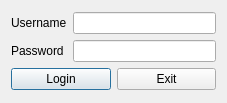
<?xml version="1.0" encoding="UTF-8"?>
<ui version="4.0">
 <class>login_dlg</class>
 <widget class="QDialog" name="login_dlg">
  <property name="geometry">
   <rect>
    <x>0</x>
    <y>0</y>
    <width>227</width>
    <height>103</height>
   </rect>
  </property>
  <property name="windowTitle">
   <string>Dialog</string>
  </property>
  <layout class="QVBoxLayout" name="verticalLayout_2">
   <item>
    <layout class="QVBoxLayout" name="verticalLayout">
     <item>
      <layout class="QGridLayout" name="gridLayout">
       <item row="0" column="0">
        <widget class="QLabel" name="username_lbl">
         <property name="text">
          <string>Username</string>
         </property>
        </widget>
       </item>
       <item row="0" column="1">
        <widget class="QLineEdit" name="username_line"/>
       </item>
       <item row="1" column="0">
        <widget class="QLabel" name="password_lbl">
         <property name="text">
          <string>Password</string>
         </property>
        </widget>
       </item>
       <item row="1" column="1">
        <widget class="QLineEdit" name="password_line"/>
       </item>
      </layout>
     </item>
     <item>
      <layout class="QHBoxLayout" name="horizontalLayout">
       <item>
        <widget class="QPushButton" name="login_btn">
         <property name="text">
          <string>Login</string>
         </property>
        </widget>
       </item>
       <item>
        <widget class="QPushButton" name="exit_btn">
         <property name="text">
          <string>Exit</string>
         </property>
        </widget>
       </item>
      </layout>
     </item>
    </layout>
   </item>
  </layout>
 </widget>
 <resources/>
 <connections/>
</ui>
